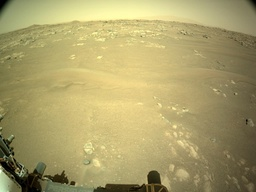
#> input picture dataset/AI4MARS_NAV_GOOD/images/m2020_test_NLF_0047_0671117849_758ECM_N0031698NCAM00301_01_295J_merged14.jpeg, 256 x 192 px, shrunk from 1280 x 960 before the run
$ python color_transfer.py -f ../../../dataset/AI4MARS_NAV_GOOD/images
#> lines starting #> are read from the running program, lines starting #| are printed output that depends on the picture
#> in analyze_image_folder, img is the input picture: shape (192, 256, 3); mean B, G, R 106.2, 159.6, 170.3
#!/usr/bin/env python3
"""
Image Folder Color Analysis for Isaac Sim
Analyzes a folder of images and outputs color statistics and augmentation parameters
that can be used in Isaac Sim for material/asset color modification.
"""

import numpy as np
import cv2
from pathlib import Path
import argparse
import json
from typing import Dict, List, Tuple


def rgb_to_lab(image):
    """Convert RGB image to LAB color space."""
    lab = cv2.cvtColor(image, cv2.COLOR_BGR2LAB)
    return lab.astype(np.float32)


def lab_to_rgb(lab_color):
    """Convert LAB color to RGB."""
    # Create a 1x1 image with the LAB color
    lab_img = np.uint8([[lab_color]])
    rgb_img = cv2.cvtColor(lab_img, cv2.COLOR_LAB2BGR)
    return rgb_img[0][0]


def get_color_statistics(image):
    """
    Calculate mean and standard deviation for each channel in LAB space.
    Returns statistics for L, A, and B channels.
    """
    l_channel, a_channel, b_channel = cv2.split(image)

    stats = {
        'l_mean': float(np.mean(l_channel)),
        'l_std': float(np.std(l_channel)),
        'a_mean': float(np.mean(a_channel)),
        'a_std': float(np.std(a_channel)),
        'b_mean': float(np.mean(b_channel)),
        'b_std': float(np.std(b_channel))
    }

    return stats


def get_dominant_colors_kmeans(image, n_colors=5):
    """
    Extract dominant colors using K-means clustering.
    Returns colors in RGB format (0-255 range).
    """
    # Reshape image to be a list of pixels
    pixels = image.reshape(-1, 3).astype(np.float32)

    # Apply K-means
    criteria = (cv2.TERM_CRITERIA_EPS + cv2.TERM_CRITERIA_MAX_ITER, 100, 0.2)
    _, labels, centers = cv2.kmeans(pixels, n_colors, None, criteria, 10,
                                     cv2.KMEANS_PP_CENTERS)

    # Convert to uint8 and BGR to RGB
    centers = centers.astype(np.uint8)

    # Count pixels in each cluster to get color frequencies
    unique, counts = np.unique(labels, return_counts=True)
    frequencies = counts / len(labels)

    # Sort by frequency
    sorted_indices = np.argsort(-frequencies)
    dominant_colors = centers[sorted_indices]
    color_frequencies = frequencies[sorted_indices]

    return dominant_colors, color_frequencies


def bgr_to_rgb_normalized(bgr_color):
    """Convert BGR color to normalized RGB (0-1 range) for Isaac Sim."""
    return [float(bgr_color[2]/255.0), float(bgr_color[1]/255.0), float(bgr_color[0]/255.0)]


def analyze_image_folder(folder_path: Path, n_dominant_colors: int = 5) -> Dict:
    """
    Analyze all images in a folder and compute aggregate statistics.
    """
    image_extensions = {'.jpg', '.jpeg', '.png', '.bmp', '.tiff', '.tif'}
    image_files = [f for f in folder_path.iterdir()
                   if f.suffix.lower() in image_extensions]

    if not image_files:
        raise ValueError(f"No images found in {folder_path}")

    print(f"\nFound {len(image_files)} images in {folder_path}")
    print("="*60)

    all_stats = []
    all_dominant_colors = []
    all_color_weights = []

    for img_path in image_files:
        print(f"Analyzing: {img_path.name}")

        img = cv2.imread(str(img_path))
        if img is None:
            print(f"  Warning: Could not load {img_path.name}, skipping...")
            continue

        # Get LAB statistics
        lab = rgb_to_lab(img)
#> in rgb_to_lab, `lab = cv2.cvtColor(image, cv2.COLOR_BGR2LAB)`: lab: shape (192, 256, 3); mean of channels 0, 1, 2 165.8, 123.9, 157.1
#> in rgb_to_lab, `return lab.astype(np.float32)`:
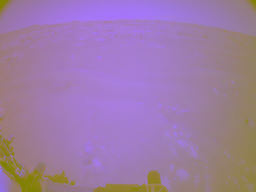
#> returned value: shape (192, 256, 3) float32; mean of channels 0, 1, 2 165.8, 123.9, 157.1; drawn as B, G, R
        stats = get_color_statistics(lab)
#> in get_color_statistics, `l_channel, a_channel, b_channel = cv2.split(image)`:
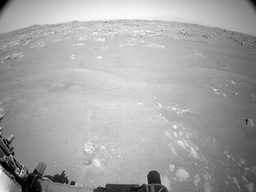
#> l_channel: shape (192, 256) float32; min 0, max 253, mean 165.8
#> in get_color_statistics, `l_channel, a_channel, b_channel = cv2.split(image)`:
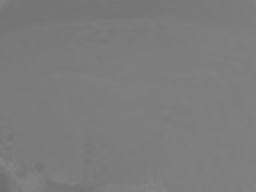
#> a_channel: shape (192, 256) float32; min 110, max 133, mean 123.9
#> in get_color_statistics, `l_channel, a_channel, b_channel = cv2.split(image)`:
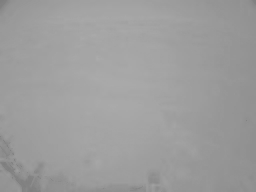
#> b_channel: shape (192, 256) float32; min 126, max 171, mean 157.1
#> in get_color_statistics, `stats = { 'l_mean': float(np.mean(l_channel)), 'l_std': float(np.std(l..`: stats = {'l_mean': 165.8, 'l_std': 44.77, 'a_mean': 123.9, 'a_std': 2.73, 'b_mean': 157.1, 'b_std': 7.26}
        all_stats.append(stats)

        # Get dominant colors
        dominant_colors, frequencies = get_dominant_colors_kmeans(img, n_dominant_colors)
#> in get_dominant_colors_kmeans, `_, labels, centers = cv2.kmeans(pixels, n_colors, None, criteria, 10, ..`: centers = [[91.47, 137.4, 145.7], [137.9, 206.7, 221.2], [65.14, 98.11, 105.6], [15.85, 36.49, 40.09], [115.6, 173, 184.1]]
#> in get_dominant_colors_kmeans, `centers = centers.astype(np.uint8)`: centers = [[91, 137, 145], [137, 206, 221], [65, 98, 105], [15, 36, 40], [115, 173, 184]]
#> in get_dominant_colors_kmeans, `unique, counts = np.unique(labels, return_counts=True)`: unique = [0, 1, 2, 3, 4]; counts = [11400, 14738, 6777, 1757, 14480]
#> in get_dominant_colors_kmeans, `frequencies = counts / len(labels)`: frequencies = [0.232, 0.3, 0.138, 0.0357, 0.295]
#> in get_dominant_colors_kmeans, `sorted_indices = np.argsort(-frequencies)`: sorted_indices = [1, 4, 0, 2, 3]
#> in get_dominant_colors_kmeans, `dominant_colors = centers[sorted_indices]`: dominant_colors = [[137, 206, 221], [115, 173, 184], [91, 137, 145], [65, 98, 105], [15, 36, 40]]
#> in get_dominant_colors_kmeans, `color_frequencies = frequencies[sorted_indices]`: color_frequencies = [0.3, 0.295, 0.232, 0.138, 0.0357]
        all_dominant_colors.append(dominant_colors)
        all_color_weights.append(frequencies)
#> pass 2 of the loop in analyze_image_folder, `for img_path in image_files:`:
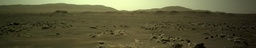
#> input picture dataset/AI4MARS_NAV_GOOD/images/m2020_test_NLF_0069_0673076104_145ECM_N0032208NCAM00500_01_295J_merged10.jpeg, 256 x 48 px, shrunk from 1280 x 240 before the run
#> in analyze_image_folder, img is the input picture: shape (48, 256, 3); mean B, G, R 56, 87.1, 89.2
#> lab: shape (48, 256, 3); mean of channels 0, 1, 2 90.9, 123.7, 146.2
#> l_channel: shape (48, 256) float32
#> in get_color_statistics (call 2), `l_channel, a_channel, b_channel = cv2.split(image)`:
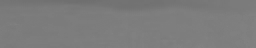
#> a_channel: shape (48, 256) float32; min 111, max 130, mean 123.7
#> in get_color_statistics (call 2), `l_channel, a_channel, b_channel = cv2.split(image)`:
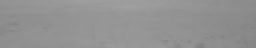
#> b_channel: shape (48, 256) float32; min 128, max 160, mean 146.2
#> in get_color_statistics (call 2), `stats = { 'l_mean': float(np.mean(l_channel)), 'l_std': float(np.std(l..`: stats = {'l_mean': 90.89, 'l_std': 50.78, 'a_mean': 123.7, 'a_std': 3.4, 'b_mean': 146.2, 'b_std': 5.05}
#> in analyze_image_folder, `dominant_colors, frequencies = get_dominant_colors_kmeans(img, n_domin..`: dominant_colors = [[56, 91, 96], [37, 65, 68], [20, 38, 40], [105, 145, 141], [176, 234, 223]]; frequencies = [0.327, 0.323, 0.198, 0.0787, 0.0732]

    if not all_stats:
        raise ValueError("No images could be loaded successfully")

    # Compute aggregate statistics
    aggregate_stats = {
        'l_mean': np.mean([s['l_mean'] for s in all_stats]),
        'l_std': np.mean([s['l_std'] for s in all_stats]),
        'a_mean': np.mean([s['a_mean'] for s in all_stats]),
        'a_std': np.mean([s['a_std'] for s in all_stats]),
        'b_mean': np.mean([s['b_mean'] for s in all_stats]),
        'b_std': np.mean([s['b_std'] for s in all_stats]),
    }

    # Compute overall dominant colors (weighted average across all images)
    all_colors_flat = np.vstack(all_dominant_colors)
    all_weights_flat = np.hstack(all_color_weights) / len(all_color_weights)

    # Cluster again to get final dominant colors
    final_dominant, final_frequencies = get_dominant_colors_kmeans(
        all_colors_flat, n_dominant_colors
    )

    return {
        'num_images': len(all_stats),
        'aggregate_stats': aggregate_stats,
        'dominant_colors_bgr': final_dominant.tolist(),
        'dominant_colors_rgb_normalized': [bgr_to_rgb_normalized(c) for c in final_dominant],
        'color_frequencies': final_frequencies.tolist(),
        'individual_stats': all_stats
    }


def create_isaac_sim_config(analysis_results: Dict) -> Dict:
    """
    Create Isaac Sim compatible color augmentation configuration.
    """
    stats = analysis_results['aggregate_stats']

    # Convert LAB mean to RGB for base color
    lab_mean = np.array([stats['l_mean'], stats['a_mean'], stats['b_mean']])
    base_color_bgr = lab_to_rgb(lab_mean)
    base_color_rgb_normalized = bgr_to_rgb_normalized(base_color_bgr)

    config = {
        'isaac_sim_color_augmentation': {
            'base_color_rgb': base_color_rgb_normalized,
            'base_color_rgb_255': [int(c*255) for c in base_color_rgb_normalized],

            'dominant_colors': [
                {
                    'rgb_normalized': color,
                    'rgb_255': [int(c*255) for c in color],
                    'frequency': float(freq)
                }
                for color, freq in zip(
                    analysis_results['dominant_colors_rgb_normalized'],
                    analysis_results['color_frequencies']
                )
            ],

            'color_variation_params': {
                'hue_shift_range': [-0.1, 0.1],  # Adjust based on your needs
                'saturation_scale_range': [0.8, 1.2],
                'brightness_scale_range': [
                    max(0.5, 1.0 - stats['l_std']/255.0),
                    min(1.5, 1.0 + stats['l_std']/255.0)
                ],
            },

            'lab_statistics': {
                'lightness': {'mean': stats['l_mean'], 'std': stats['l_std']},
                'a_channel': {'mean': stats['a_mean'], 'std': stats['a_std']},
                'b_channel': {'mean': stats['b_mean'], 'std': stats['b_std']},
            }
        }
    }

    return config


def print_analysis_summary(analysis_results: Dict):
    """Print a human-readable summary of the analysis."""
    stats = analysis_results['aggregate_stats']

    print("\n" + "="*60)
    print(f"ANALYSIS SUMMARY ({analysis_results['num_images']} images)")
    print("="*60)

    print(f"\nAGGREGATE COLOR STATISTICS (LAB Color Space):")
    print(f"  Lightness:       Mean={stats['l_mean']:.2f}, StdDev={stats['l_std']:.2f}")
    print(f"  A (Green-Red):   Mean={stats['a_mean']:.2f}, StdDev={stats['a_std']:.2f}")
    print(f"  B (Blue-Yellow): Mean={stats['b_mean']:.2f}, StdDev={stats['b_std']:.2f}")

    print(f"\nCOLOR INTERPRETATION:")
    if stats['a_mean'] > 128:
        print(f"  - Tends toward RED tones")
    else:
        print(f"  - Tends toward GREEN tones")

    if stats['b_mean'] > 128:
        print(f"  - Tends toward YELLOW tones")
    else:
        print(f"  - Tends toward BLUE tones")

    if stats['l_mean'] > 170:
        print(f"  - Very BRIGHT images")
    elif stats['l_mean'] > 128:
        print(f"  - Moderately bright images")
    elif stats['l_mean'] > 85:
        print(f"  - Moderately dark images")
    else:
        print(f"  - Very DARK images")

    print(f"\nDOMINANT COLORS (RGB, 0-255 range):")
    for i, (color, freq) in enumerate(zip(
        analysis_results['dominant_colors_rgb_normalized'],
        analysis_results['color_frequencies']
    ), 1):
        rgb_255 = [int(c*255) for c in color]
        print(f"  {i}. RGB({rgb_255[0]:3d}, {rgb_255[1]:3d}, {rgb_255[2]:3d}) - {freq*100:.1f}% of pixels")

    print("="*60)


def main():
    parser = argparse.ArgumentParser(
        description='Analyze image folder colors for Isaac Sim augmentation'
    )
    parser.add_argument('--folder', '-f', required=True,
                       help='Path to folder containing images')
    parser.add_argument('--output', '-o', default='isaac_sim_colors.json',
                       help='Output JSON file (default: isaac_sim_colors.json)')
    parser.add_argument('--n-colors', '-n', type=int, default=5,
                       help='Number of dominant colors to extract (default: 5)')
    parser.add_argument('--verbose', '-v', action='store_true',
                       help='Show detailed per-image statistics')

    args = parser.parse_args()

    folder_path = Path(args.folder)
    if not folder_path.exists():
        print(f"Error: Folder not found: {folder_path}")
        return

    if not folder_path.is_dir():
        print(f"Error: Path is not a directory: {folder_path}")
        return

    # Analyze the folder
    print(f"Analyzing images in: {folder_path}")
    analysis_results = analyze_image_folder(folder_path, args.n_colors)
#> in analyze_image_folder, `aggregate_stats = { 'l_mean': np.mean([s['l_mean'] for s in all_stats]..`: aggregate_stats = {'l_mean': 128.4, 'l_std': 47.78, 'a_mean': 123.8, 'a_std': 3.06, 'b_mean': 151.7, 'b_std': 6.16}
#> in analyze_image_folder, `all_colors_flat = np.vstack(all_dominant_colors)`: all_colors_flat = [[137, 206, 221], [115, 173, 184], [91, 137, 145], [65, 98, 105], [15, 36, 40], [56, 91, 96], [37, 65, 68], [20, 38, 40], [105, 145, 141], [176, 234, 223]]
#> in analyze_image_folder, `all_weights_flat = np.hstack(all_color_weights) / len(all_color_weights)`: all_weights_flat = [0.15, 0.147, 0.116, 0.0689, 0.0179, 0.163, 0.162, 0.0992, 0.0393, 0.0366]
#> in analyze_image_folder, `final_dominant, final_frequencies = get_dominant_colors_kmeans( all_co..`: final_dominant = [[24, 46, 49], [60, 94, 100], [156, 220, 222], [98, 141, 143], [115, 173, 184]]; final_frequencies = [0.3, 0.2, 0.2, 0.2, 0.1]
#> analysis_results = 6 items

    # Create Isaac Sim config
    isaac_config = create_isaac_sim_config(analysis_results)
#> in create_isaac_sim_config, `stats = analysis_results['aggregate_stats']`: stats has the same summary as aggregate_stats in analyze_image_folder
#> in create_isaac_sim_config, `lab_mean = np.array([stats['l_mean'], stats['a_mean'], stats['b_mean']])`: lab_mean = [128.4, 123.8, 151.7]
#> in lab_to_rgb, `lab_img = np.uint8([[lab_color]])`: lab_img = [[128, 123, 151]]
#> in lab_to_rgb, `rgb_img = cv2.cvtColor(lab_img, cv2.COLOR_LAB2BGR)`: rgb_img = [[80, 121, 125]]
#> in create_isaac_sim_config, `base_color_bgr = lab_to_rgb(lab_mean)`: base_color_bgr = [80, 121, 125]
#> in create_isaac_sim_config, `base_color_rgb_normalized = bgr_to_rgb_normalized(base_color_bgr)`: base_color_rgb_normalized = [0.49, 0.475, 0.314]
#> isaac_config = 1 item

    # Print summary
    print_analysis_summary(analysis_results)
#> in print_analysis_summary, `stats = analysis_results['aggregate_stats']`: stats has the same summary as aggregate_stats in analyze_image_folder
#| ANALYSIS SUMMARY (2 images)
#|   Lightness:       Mean=128.37, StdDev=47.78
#|   A (Green-Red):   Mean=123.79, StdDev=3.06
#|   B (Blue-Yellow): Mean=151.65, StdDev=6.16
#> the loop in print_analysis_summary, `for i, (color, freq) in enumerate(zip( analysis_results['dominant_colo..` made 5 passes
#> (color, freq, rgb_255) on passes 1 to 5: ([0.192, 0.18, 0.0941], 0.3, [49, 46, 24]), ([0.392, 0.369, 0.235], 0.2, [100, 94, 60]), ([0.871, 0.863, 0.612], 0.2, [222, 220, 156]), ([0.561, 0.553, 0.384], 0.2, [143, 141, 98]), ([0.722, 0.678, 0.451], 0.1, [184, 173, 115])
#|   1. RGB( 49,  46,  24) - 30.0% of pixels
#|   2. RGB(100,  94,  60) - 20.0% of pixels
#|   3. RGB(222, 220, 156) - 20.0% of pixels
#|   4. RGB(143, 141,  98) - 20.0% of pixels
#|   5. RGB(184, 173, 115) - 10.0% of pixels

    # Save results
    output_data = {
        'analysis_results': analysis_results,
        'isaac_sim_config': isaac_config
    }

    with open(args.output, 'w') as f:
        json.dump(output_data, f, indent=2)

    print(f"\n✓ Results saved to: {args.output}")
    print(f"\nTo use in Isaac Sim:")
    print(f"  1. Load the JSON file")
    print(f"  2. Use 'dominant_colors' for material color randomization")
    print(f"  3. Use 'color_variation_params' for augmentation ranges")
    print(f"  4. RGB values are normalized to [0,1] range (Isaac Sim format)")


if __name__ == "__main__":
    main()
